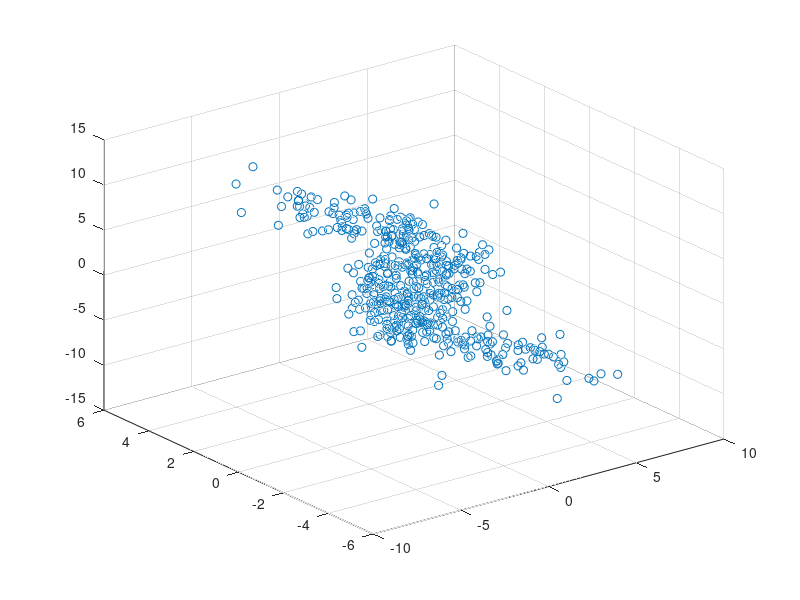

MATLAB code for this plot: (Note: this script raises an error after producing the figure.)
clear; clc; close all;

polyX = [-7e-3 8e-3 1e-1 0.1];
polyY = [5e-3 1e-3 -3e-1 0.1];
polyZ = [0 0 0 1];

zrange = [-10 10];

npoints = 500;

zpt = rand(npoints,1)*20-10;
xpt = polyval(polyX, zpt);
ypt = polyval(polyY, zpt);

noise = mvnrnd(zeros(3,1), diag([1 1 1]), npoints);

scatter3(xpt+noise(:,1), ypt+noise(:,2), zpt+noise(:,3));

save('./data/xpt.dat', 'xpt', '-ascii');
save('./data/ypt.dat', 'ypt', '-ascii');
save('./data/zpt.dat', 'zpt', '-ascii');
xlabel('x'); ylabel('y'); zlabel('z');
daspect([1 1 1]);